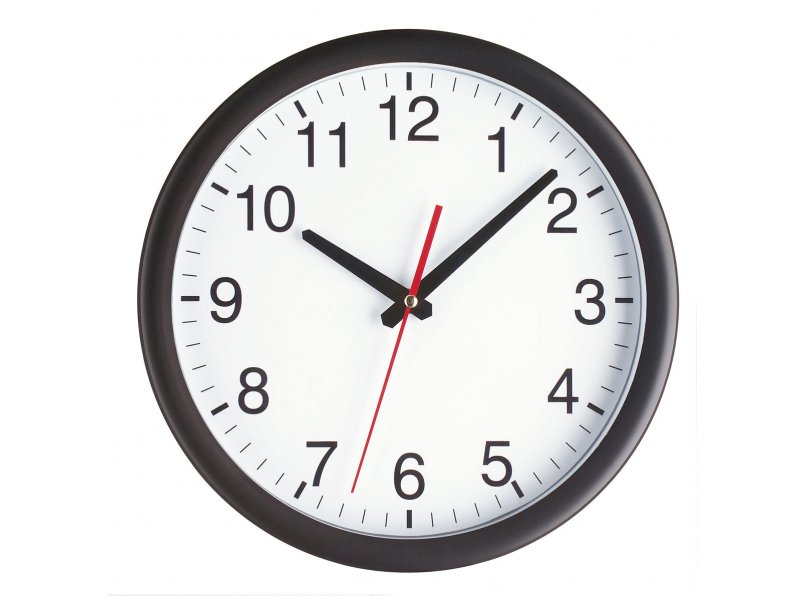
#> input picture Mennyi_az_ido/faliora1.jpg, 800 x 600 px, given in place of faliora11.jpg, which was not available
$ python BallaTamasZsolt_IGK6MD.py
#> lines starting #> are read from the running program, lines starting #| are printed output that depends on the picture; after the words box and inside, x2 and y2 are one past the last pixel; in counts of white or black regions, pixels touching at a corner belong together; pictures that were not available may be replaced by others from this repository, and a replacement may not be noted
import cv2 as cv
import numpy as np
import math as m
import sys

# [5 lines left out: function filter, not called in this run]

def addToSetWithThreshold(pSet, pValue, angleTreshold):
    vList = [entry for entry in pSet if abs(pValue[0] - entry[0]) < angleTreshold and pValue[2] == entry[2]]
    if len(vList) == 0:
        pSet.add(pValue)

def cluster(lines, angleTreshold):
    pointers = set()
    pointers.add(lines[0])
    for line in lines:
        addToSetWithThreshold(pointers, line, angleTreshold)
    return pointers

def angleFromHorizontal(vector):
    y = vector[1] - vector[3]
    x = vector[0] - vector[2]
    if(x != 0.0):
        return m.degrees(m.atan(y*1.0/x))
    return 0.0

def distanceFromMiddle(img, point):
    middleX = img.shape[1]/2
    middleY = img.shape[0]/2
    return m.sqrt((middleX-point[0])**2 + (middleY-point[1])**2)

def vectorLength(vector):
    return m.sqrt((vector[0]-vector[2])**2 + (vector[1]-vector[3])**2)

def whichQuarter(img, vector):
    distP1 = distanceFromMiddle(img, (vector[0], vector[1]))
    distP2 = distanceFromMiddle(img, (vector[2], vector[3]))
    # print("dist1: " + str(distP1) + ", dist2: " + str(distP2))
    if(distP1 > distP2):
        x = vector[0]
        y = vector[1]
    else:
        x = vector[2]
        y = vector[3]

    h = img.shape[0]
    w = img.shape[1]
    if(y <= h/2 and x < w/2):
        return 4
    elif(y < h/2 and x >= w/2):
        return 1
    elif(y >= h/2 and x >= w/2):
        return 2
    elif(y > h/2 and x < w/2):
        return 3

def minutes(angle, quarter):
    if(quarter is 1):
        minute = abs(abs(angle)/6-15)
    elif(quarter is 2):
        minute = angle/6+15
    elif(quarter is 3):
        minute = abs(abs(angle)/6-15)+30
    elif(quarter is 4):
        minute = angle/6+45
    if minute == 60:
        minute = 0
    return minute

# [12 lines left out: function hour, not called in this run]

def sortHelp(line):
    return line[1]

# [4 lines left out: function time, not called in this run]

def reinit():
    global img, cdst, black, segment, canny

    cdst = cv.cvtColor(img, cv.COLOR_GRAY2BGR)
    # print(img.shape)
    img = cv.medianBlur(img, 7)
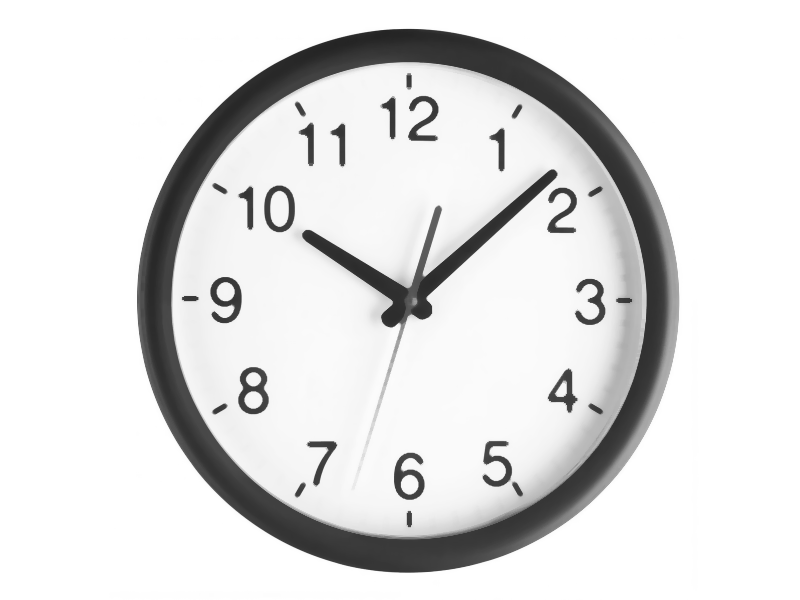
#> img: shape (600, 800); min 36, max 255, mean 223.2
    #cv.imshow('ora', img)
    black = np.zeros(cdst.shape)
    segment = cv.inRange(cdst, (0, 0, 0), (255, 255, 110))
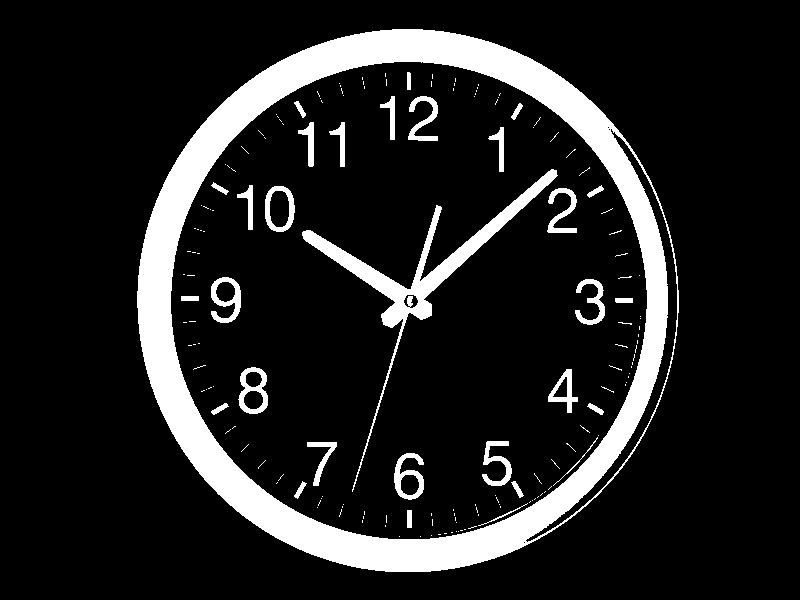
#> segment: shape (600, 800); 13.3% white; 170 white regions (139 under 20 px), largest, box (x1, y1, x2, y2) and area: (137, 29, 679, 572) 49095, (302, 169, 558, 492) 5977, (238, 367, 268, 414) 651
    #blur = cv.medianBlur(img, 11)
    canny = cv.Canny(img, 50, 200)
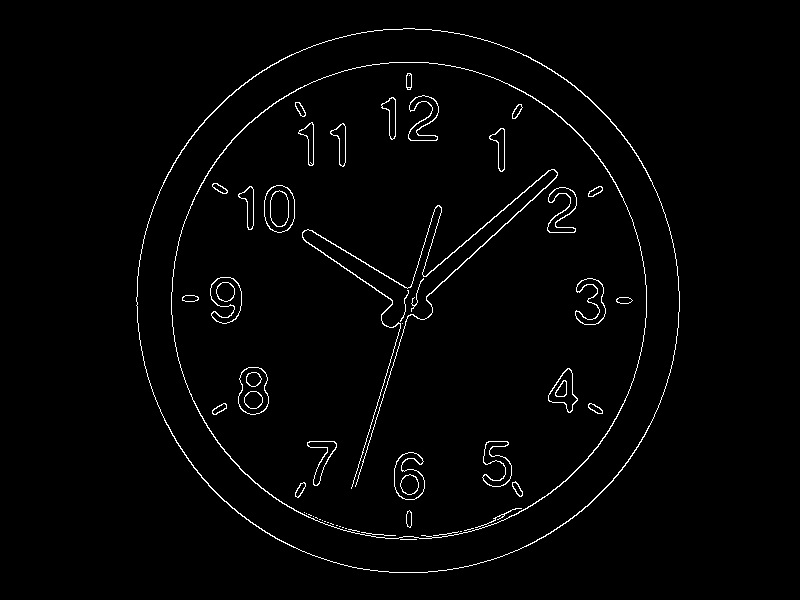
#> canny: shape (600, 800); 1.8% white in thin lines or dots, all inside (x1, y1, x2, y2) = (136, 28, 680, 573)
    # cv. imshow('canny', canny)
    cv.imshow('image', img)

def recalculateLines():
    global minLineLength, black
    minutesCalculated = []
    lengths = []
    angles = []
    lines = []

    linesP = cv.HoughLinesP(segment, 1, np.pi/90, 50, None, minLineLength, 10)
#> linesP = 27 rows, first 6: [256, 525, 510, 552], [151, 214, 196, 469], [366, 448, 436, 205], [178, 157, 399, 29], [143, 356, 214, 111], [225, 100, 456, 34]
    # print(len(linesP))
    # with open('linesP.txt', 'w') as f:
    #     f.write(str(linesP))

    if linesP is not None:
        for i in range(0, len(linesP)):
                l = linesP[i][0]
                # print(l)
                angle = angleFromHorizontal(l)
                quarter = whichQuarter(black, l)
                minute = minutes(angle, quarter)
                length = vectorLength(l)
                minutesCalculated.append(minute)
                lengths.append(length)
                angles.append(angle)
                lines.append((angle, length, quarter))

                cv.line(black, (l[0], l[1]), (l[2], l[3]), (0, 255, 0), 3, cv.LINE_AA)
#> this loop made 27 passes
#> (l, angle, distP1 in whichQuarter, distP2 in whichQuarter, quarter, minute) on passes 1 to 10: ([256, 525, 510, 552], 6.07, 267.1, 275, 2, 16.01), ([151, 214, 196, 469], 79.99, 263.4, 264.9, 3, 31.67), ([366, 448, 436, 205], -73.93, 151.9, 101.6, 3, 32.68), ([178, 157, 399, 29], -30.08, 264.1, 271, 4, 39.99), ([143, 356, 214, 111], -73.84, 263, 265.2, 4, 32.69), ([225, 100, 456, 34], -15.95, 265.8, 271.8, 1, 12.34), ([215, 490, 435, 570], 19.98, 265.2, 272.3, 2, 18.33), ([398, 29, 625, 140], 26.06, 271, 276.1, 1, 10.66), ([202, 476, 434, 569], 21.84, 264.9, 271.1, 2, 18.64), ([144, 359, 215, 110], -74.08, 262.7, 265.2, 4, 32.65)
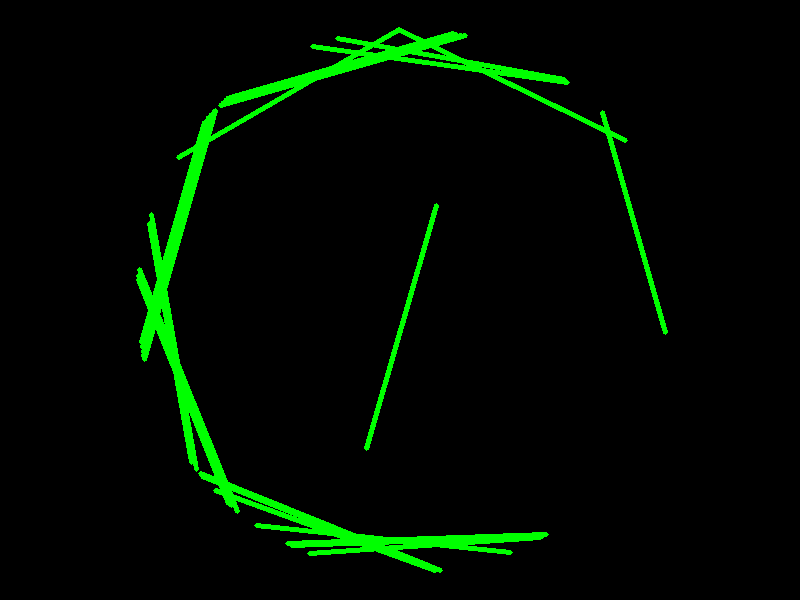
#> black: shape (600, 800, 3) float64; mean of channels 0, 1, 2 0, 11.6, 0; drawn as B, G, R
#> after the loop, angles = 27 values, max 80.03 at index 23, min -74.08 at index 9, mean 0.241; lengths = 27 values, max 261.1 at index 14, min 228.8 at index 15, mean 247.4; lines = 27 items, first 6: (6.07, 255.4, 2), (79.99, 258.9, 3), (-73.93, 252.9, 3), (-30.08, 255.4, 4), (-73.84, 255.1, 4), (-15.95, 240.2, 1); minutesCalculated = 27 values, max 39.99 at index 3, min 2.66 at index 15, mean 22.42

    pointers = []
    if len(lines) != 0:
        pointers = cluster(lines, 3)
#> the loop in cluster, `for line in lines:` made 27 passes
#> vList in addToSetWithThreshold on passes 9, 10, 13, 14, 15, 17, 19, 20, 21, 22, 23, 24: [(19.98, 234.1, 2)], [(-73.84, 255.1, 4)], [(-15.95, 240.2, 1)], [(-2.05, 251.2, 2)], [(67.98, 248.1, 3)], [(67.98, 248.1, 3)], [(-73.84, 255.1, 4)], [(-2.05, 251.2, 2)], [(-73.84, 255.1, 4)], [(8.04, 257.5, 1)], [(-15.95, 240.2, 1)], [(79.99, 258.9, 3)]
#> pointers = 12 items

    if(len(pointers) > 3 or len(pointers) < 2):
        print("Can't tell the time!")
    else:
        timeOnClock = time(pointers)
        print(str(timeOnClock[0])+":" + str(timeOnClock[1]))

# [32 lines left out: functions setMinLineLength, changePicture, test, not called in this run]


try:
    if sys.argv[1] == 'test':
        test()
except:
    img = cv.imread('../Mennyi_az_ido/faliora11.jpg', cv.IMREAD_GRAYSCALE)
    minLineLength = 220
    reinit()
    cv.namedWindow('GUI')
    cv.createTrackbar('min. line length', 'GUI', 1, 300, setMinLineLength)
    recalculateLines()

    while True:
        key = cv.waitKey()
#> (key q is pressed here)
        if key & 0xFF == ord('q') or key == 27:
            break
        if key & 0xFF == ord('1'):
            changePicture('faliora.jpg')
        if key & 0xFF == ord('2'):
            changePicture('faliora5.jpg')
        if key & 0xFF == ord('3'):
            changePicture('faliora9.png')
        if key & 0xFF == ord('4'):
            changePicture('faliora7.jpg')
        if key & 0xFF == ord('5'):
            changePicture('faliora11.jpg')
        if key & 0xFF == ord('6'):
            changePicture('sp_noise.jpg')

cv.destroyAllWindows()
